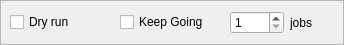
<?xml version="1.0" encoding="UTF-8"?>
<ui version="4.0">
 <class>QbsProjectManager::Internal::QbsStepConfigWidget</class>
 <widget class="QWidget" name="QbsProjectManager::Internal::QbsStepConfigWidget">
  <property name="geometry">
   <rect>
    <x>0</x>
    <y>0</y>
    <width>344</width>
    <height>45</height>
   </rect>
  </property>
  <layout class="QVBoxLayout" name="verticalLayout">
   <property name="spacing">
    <number>10</number>
   </property>
   <property name="leftMargin">
    <number>0</number>
   </property>
   <property name="topMargin">
    <number>0</number>
   </property>
   <property name="rightMargin">
    <number>0</number>
   </property>
   <property name="bottomMargin">
    <number>0</number>
   </property>
   <item>
    <widget class="QFrame" name="frame">
     <property name="frameShape">
      <enum>QFrame::StyledPanel</enum>
     </property>
     <property name="frameShadow">
      <enum>QFrame::Raised</enum>
     </property>
     <layout class="QHBoxLayout" name="horizontalLayout_2">
      <item>
       <widget class="QCheckBox" name="dryRunCheckBox">
        <property name="text">
         <string>Dry run</string>
        </property>
       </widget>
      </item>
      <item>
       <widget class="QCheckBox" name="keepGoingCheckBox">
        <property name="text">
         <string>Keep Going</string>
        </property>
       </widget>
      </item>
      <item>
       <layout class="QHBoxLayout" name="horizontalLayout">
        <item>
         <widget class="QSpinBox" name="jobSpinBox">
          <property name="minimum">
           <number>1</number>
          </property>
          <property name="maximum">
           <number>9999</number>
          </property>
         </widget>
        </item>
        <item>
         <widget class="QLabel" name="jobLabel">
          <property name="text">
           <string>jobs</string>
          </property>
         </widget>
        </item>
       </layout>
      </item>
     </layout>
    </widget>
   </item>
  </layout>
 </widget>
 <resources/>
 <connections/>
</ui>
